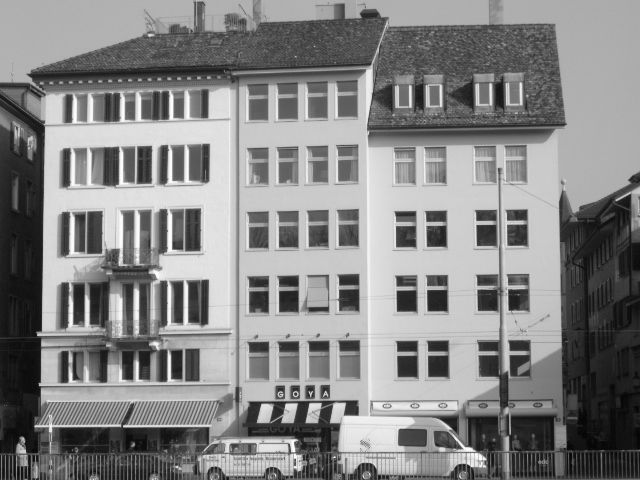
#> input picture Assignment1/SIFT/Resources/pair1_imageA.jpg, 640 x 480 px
$ python exeBi-directionalTest.py
#> lines starting #> are read from the running program, lines starting #| are printed output that depends on the picture; after the words box and inside, x2 and y2 are one past the last pixel; in counts of white or black regions, pixels touching at a corner belong together
import cv2
import numpy as np
from numpy import random

img1 = cv2.imread("Resources/pair1_imageA.jpg")
#> img1 is the input picture: shape (480, 640, 3); min 0, max 255, mean 132.1
img2 = cv2.imread("Resources/pair1_imageB.jpg")
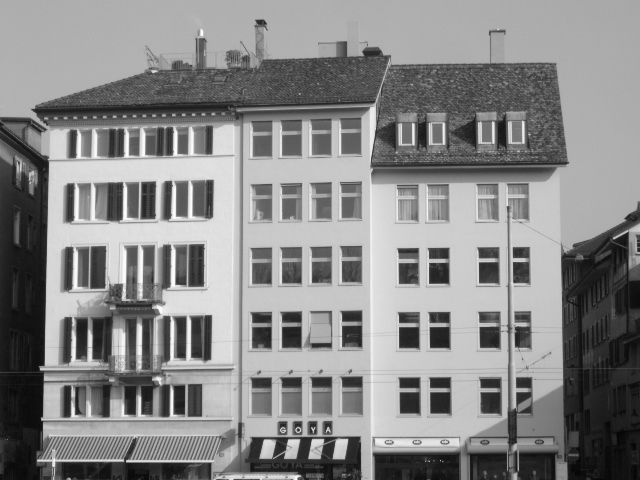
#> input picture Assignment1/SIFT/Resources/pair1_imageB.jpg, 640 x 480 px
#> img2 is the input picture: shape (480, 640, 3); min 3, max 255, mean 135

newIm = np.hstack((img1, img2))
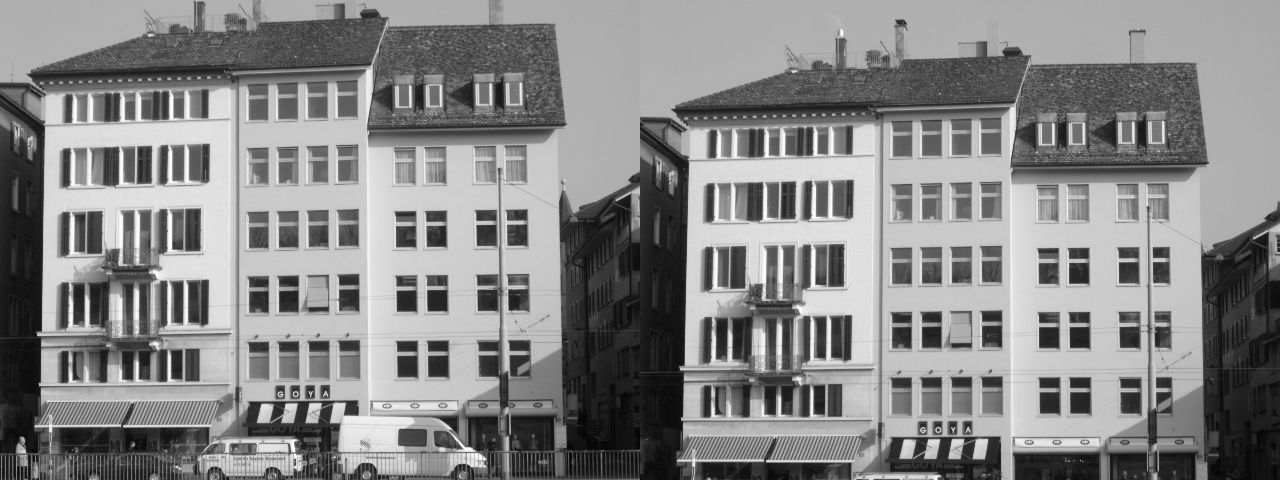
#> newIm: shape (480, 1280, 3); min 0, max 255, mean 133.6

''' finding key points and their descriptors '''
sift = cv2.SIFT_create()
kp1, desc1 = sift.detectAndCompute(img1, None)
#> kp1 = 2189 keypoints; strongest (x, y, size): (352, 408, 10.1), (406, 302, 13.9), (438, 302, 13.9), (438, 238, 13.5)
kp2, desc2 = sift.detectAndCompute(img2, None)
#> kp2 = 1786 keypoints; strongest (x, y, size): (409, 339, 13.9), (440, 339, 13.7), (440, 275, 13.6), (340, 451, 9.8)

''' finding the distance MXN matrix between each descriptors pair'''
rows = len(desc1)
#> rows = 2189
cols = len(desc2)
#> cols = 1786
distanceOfDescriptors = np.zeros((rows, cols))


for i in range(rows):
    for j in range(cols):
        distanceOfDescriptors[i][j] = cv2.norm(desc1[i] - desc2[j], cv2.NORM_L2)
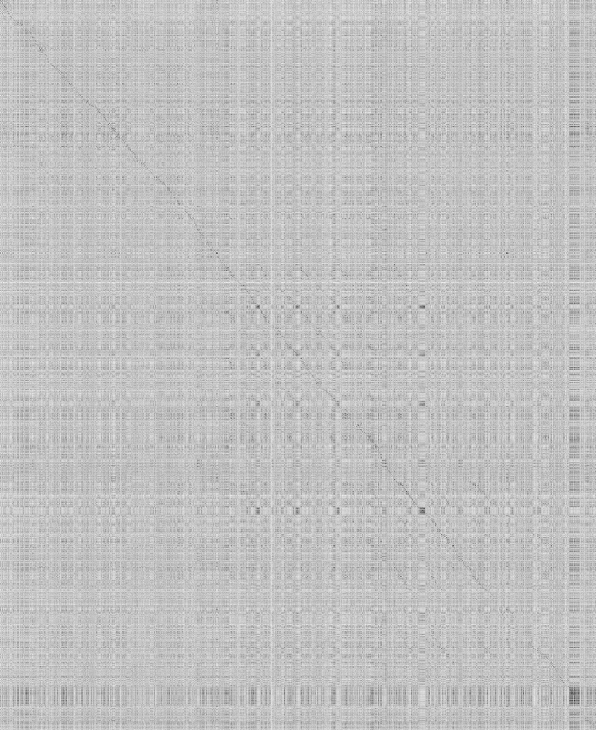
#> distanceOfDescriptors: shape (2189, 1786) float64 (shown at 1/3 size); min 8.6, max 703.4, mean 536.5; drawn with min black and max white


''' Matching the key points  based over the distances matrix '''
bestMatch = np.inf
secondBestMatch = np.inf
matches = []
tempIndex = None
tempBiDirectionalIndex = None
indexes = []
count = 0
oneDirection = []
oppDirection = []
for i in range(rows):
    for j in range(cols):
        if distanceOfDescriptors[i][j] < bestMatch:
            bestMatch = distanceOfDescriptors[i][j]
            tempIndex = j
    temp = (i, tempIndex)
    oneDirection.append(temp)
    bestMatch = np.inf
#> after the loop, oneDirection = 2189 pairs, first value 0 to 2188, second value 0 to 1783; tempIndex = 1737


bestMatch = np.inf
for j in range (cols):
    for i in range(rows):
        if distanceOfDescriptors[i][j] < bestMatch:
            bestMatch = distanceOfDescriptors[i][j]
            tempIndex = i
            print(" temp index is: " + str(tempIndex))
    temp = (tempIndex, j)
    oppDirection.append(temp)
    bestMatch = np.inf
#> this loop made 1786 passes
#> temp on passes 1 to 3: (1060, 0), (427, 1), (5, 2)
#> (printed output is left out)
#> after the loop, oppDirection = 1786 pairs, first value 1 to 2184, second value 0 to 1785; tempIndex = 2184


for direct1 in oneDirection:
    for oppDirect1 in oppDirection:
        if (direct1[0] == oppDirect1[0]) and (direct1[1] == oppDirect1[1]):
            temp1 = (kp1[direct1[0]], kp2[direct1[1]])
            matches.append(temp1)
#> this loop made 2189 passes
#> direct1 on passes 1 to 3: (0, 8), (1, 3), (2, 8)
#> after the loop, matches = 1030 items


shapeImg1 = np.shape(img1)
#> shapeImg1 = (480, 640, 3)
newRowOffset = shapeImg1[0]
#> newRowOffset = 480
newColsOffset = shapeImg1[1]
#> newColsOffset = 640
c = 0
for match in matches:
    c += 1
    if (c % 10) == 0:
        x1 = round(match[0].pt[0])
        y1 = round(match[0].pt[1])
        x2 = round(match[1].pt[0])
        y2 = round(match[1].pt[1])
        x2 += newColsOffset
        r = random.randint(0, 255)
        g = random.randint(0, 255)
        b = random.randint(0, 255)
        count += 1
        cv2.line(newIm, (x1, y1), (x2, y2), (0, 0, 255), 1)
        cv2.circle(newIm, (x1, y1), 4, (255, 0, 0), 1)
        cv2.circle(newIm, (x2, y2), 4, (255, 0, 0), 1)
#> this loop made 1030 passes
#> (match, x1, y1, x2, y2, r, g, b) on passes 10, 20, 30, 40, 50, 60: (2 keypoints; (x, y, size): (18, 142, 2.1), (16, 108, 2.1), 16, 108, 658, 142, 172, 47, 117), (2 keypoints; (x, y, size): (29, 195, 2), (28, 161, 2.8), 28, 161, 669, 195, 192, 67, 251), (2 keypoints; (x, y, size): (34, 154, 2.7), (35, 189, 2.6), 34, 154, 675, 189, 195, 103, 9), (2 keypoints; (x, y, size): (39, 339, 3.5), (42, 373, 3.4), 39, 339, 682, 373, 211, 21, 242), (2 keypoints; (x, y, size): (43, 426, 1.9), (48, 460, 1.8), 43, 426, 688, 460, 36, 87, 70), (2 keypoints; (x, y, size): (53, 465, 2.3), (50, 430, 2.5), 50, 430, 693, 465, 216, 88, 140)
#> (x1, y1, x2, y2, r, g, b) on passes 70, 80, 90, 100, 110, 120: (61, 82, 774, 116, 58, 193, 230), (65, 217, 708, 252, 39, 87, 174), (69, 93, 714, 128, 88, 81, 165), (74, 267, 718, 302, 25, 77, 72), (80, 248, 723, 282, 9, 148, 115), (84, 349, 726, 384, 208, 243, 197)
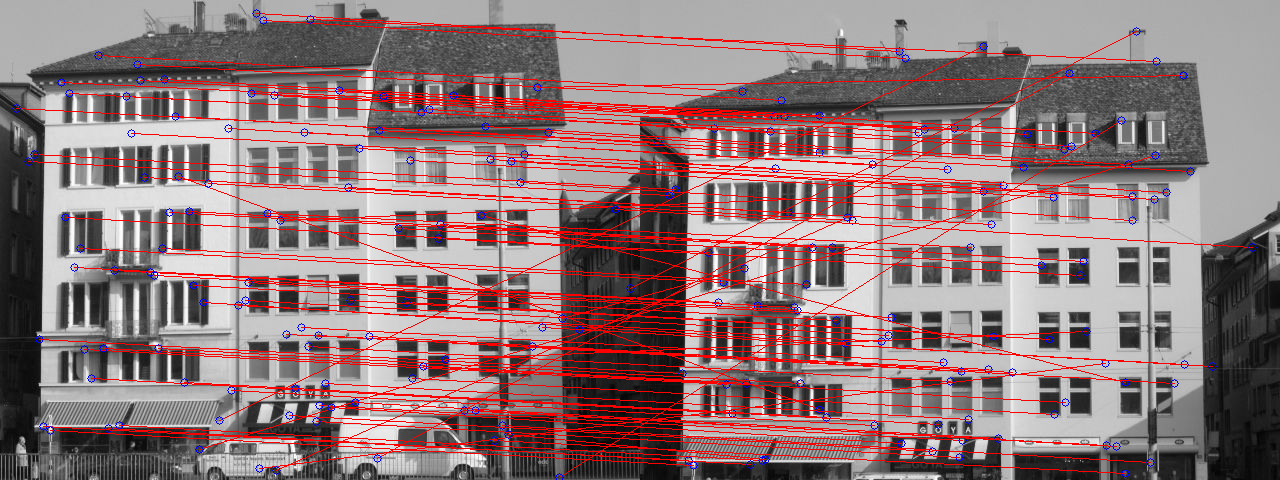
#> newIm: shape (480, 1280, 3); 10.2% of pixels changed, all inside (x1, y1, x2, y2) = (12, 9, 1257, 480)
print("number of matches: " + str(c))
cv2.imshow("SIFT1 - BiDirectional Test", newIm)
#cv2.imwrite("Pair2 - BiDirectional Test.jpg", newIm)
cv2.waitKey(0)
